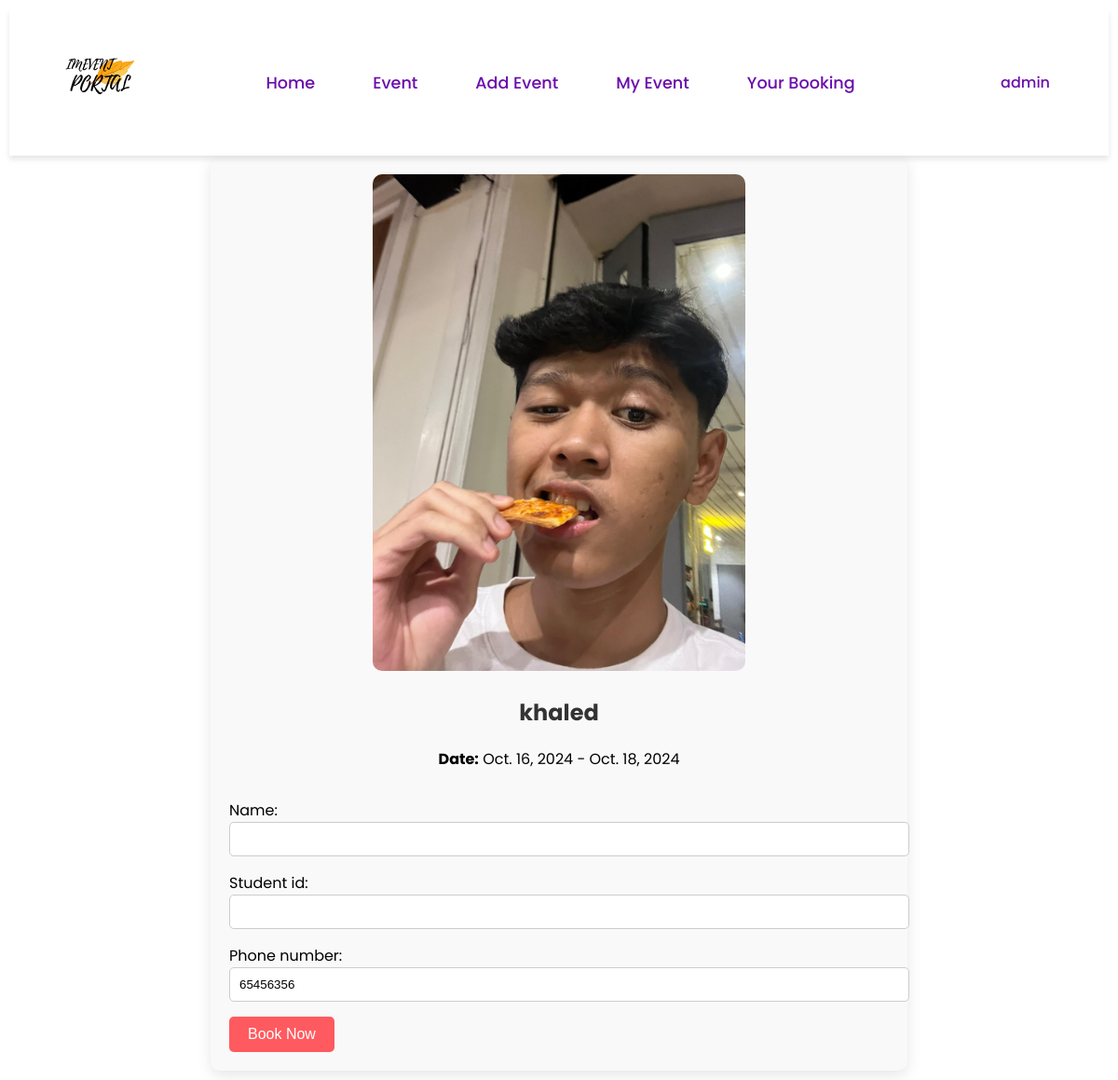
/book/42 (signed in), run on the app's committed database.
### Event/models.py (models this page shows, shortened)
class CustomUser(AbstractUser):
    email = models.EmailField(unique=True)
    user_type = models.CharField(max_length=10, choices=USER_TYPE_CHOICES, default='student')
    phone_number = models.CharField(max_length=15, null=True, blank=True)

class Event(models.Model):
    title = models.CharField(max_length=200)
    image = models.ImageField(upload_to='event_images/')
    description = models.TextField()
    location = models.CharField(max_length=255)
    start_date = models.DateField()
    end_date = models.DateField()
    max_tickets = models.PositiveIntegerField()
    tags = models.ManyToManyField(Tag, related_name='events', blank=True)
    created_by = models.ForeignKey(CustomUser, related_name='created_events', on_delete=models.CASCADE, limit_choices_to={'user_type': 'mpp'})

### Event/views.py (the view, shortened to what this page needs)
# urls.py: path('book/<int:event_id>', views.book, name='book'),
def book(request, event_id):
    event = get_object_or_404(Event, pk=event_id)
    if request.method == 'GET':
        user = CustomUser.objects.get(pk=request.user.id)
        form = BookingForm(initial={'phone_number': user.phone_number})
        context = {'event': event, 'user': user, 'form': form}
    return render(request, 'book.html', context)

### Event/forms.py
class BookingForm(forms.ModelForm):
    class Meta:
        model = Booking
        fields = ['name', 'student_id', 'phone_number']
        widgets = {
            'name': forms.TextInput(attrs={'class': 'form-control'}),
            'student_id': forms.TextInput(attrs={'class': 'form-control'}),
            'phone_number': forms.TextInput(attrs={'class': 'form-control'}),
        }

### Event/templates/book.html (shortened to what this page needs)
{% extends 'base.html' %}
{% load static %}
{% block extra_head %}
    <link rel="stylesheet" href="{% static 'css/book.css' %}">
{% endblock %}
{% block content %}
    <div class="container-book">
        <div class="event-summary">
            <img src="{{ event.image.url }}" alt="{{ event.title }}">
            <h2>{{ event.title }}</h2>
            <p><strong>Date:</strong> {{ event.start_date }} - {{ event.end_date }}</p>
        </div>
        <form method="POST">
            {{ form.as_p }}
            <button type="submit">Book Now</button>
        </form>
    </div>
{% endblock %}

### Event/templates/base.html (shortened to what this page needs)
{% load static %}
<!doctype html>
<html lang="en">
<head>
    <link rel="stylesheet" href="https://cdnjs.cloudflare.com/ajax/libs/font-awesome/6.0.0-beta3/css/all.min.css">
    {% block extra_head %}
    {% endblock %}
</head>
<body>
    <nav class="nav">
        <div class="container">
            <div class="nav-content">
                <div class="logo">
                    <img src="{% static 'image/IMEVENT.svg' %}" alt="Logo">
                </div>
                <div class="nav-links">
                    <a href="{% url 'index' %}" class="{% if request.path == '/' %}active{% endif %}">Home</a>
                    <a href="{% url 'event' %}" class="{% if request.path == '/event/' %}active{% endif %}">Event</a>
                    {% if request.user.user_type == 'Mpp' or request.user.user_type == 'Admin' %}
                        <a href="{% url 'createEvent' %}" class="add-event {% if request.path == '/createEvent/' %}active{% endif %}">Add Event</a>
                        <a href="{% url 'myevent' %}" class="add-event {% if request.path == '/myevent/' %}active{% endif %}">My Event</a>
                    {% endif %}
                    <a href="{% url 'yourbooking' %}" class="{% if request.path == '/yourbooking/' %}active{% endif %}">Your Booking</a>
                </div>
                <div class="nav-actions">
                    {% if request.user.is_authenticated %}
                        <div class="dropdown">
                            <a href="javascript:void(0)">{{ request.user.username }}</a>
                        </div>
                    {% else %}
                        <a href="{% url 'login' %}">Log In</a>
                        <a href="{% url 'register' %}">Register</a>
                    {% endif %}
                </div>
            </div>
        </div>
    </nav>
    {% block content %}
    {% endblock %}
</body>
</html>

### Event/static/css/book.css (style rules this page uses)
.container-book { width: 60%; margin: 0 auto; padding: 20px; background-color: #f9f9f9; box-shadow: 0 5px 15px rgba(0, 0, 0, 0.1); border-radius: 10px; }
.event-summary { text-align: center; margin-bottom: 30px; }
.event-summary img { width: 100%; max-width: 400px; height: auto; border-radius: 10px; object-fit: cover; }
.event-summary h2 { margin-top: 20px; font-size: 24px; color: #333; }
form { margin-top: 30px; }
.form-control { display: block; width: 100%; padding: 10px; margin-bottom: 15px; border: 1px solid #ccc; border-radius: 5px; }
button { padding: 10px 20px; background-color: #ff5a5f; border: none; color: white; border-radius: 5px; font-size: 16px; cursor: pointer; }

### Event/templates/base.html (style rules this page uses)
body { font-family: 'Poppins', sans-serif; margin: 10px; padding: 0; }
.nav { background-color: #ffffff; box-shadow: 0 4px 6px rgba(0, 0, 0, 0.1); position: sticky; top: 0; z-index: 1000; }
.container { margin-left: auto; margin-right: auto; max-width: 80rem; padding-left: 1rem; padding-right: 1rem; display: flex; align-items: center; justify-content: space-between; }
.nav-content { display: flex; align-items: center; width: 100%; justify-content: space-between; }
.logo img { height: 150px; }
.nav-links { display: flex; align-items: center; }
.nav-links a { margin-right: 2rem; text-decoration: none; color: #6a0dad; font-size: 1.1rem; font-weight: 500; padding: 10px 15px; transition: background-color 0.3s, color 0.3s; border-radius: 5px; }
.nav-actions { display: flex; align-items: center; position: relative; }
.nav-actions .dropdown { position: relative; display: inline-block; }
.nav-actions a { margin-right: 2rem; text-decoration: none; color: #6a0dad; font-weight: 500; padding: 10px 15px; transition: background-color 0.3s; border-radius: 5px; }

### data on the page
CustomUser: user.username "admin", phone_number "65456356"
Event: image (picture), title "khaled", start_date "Oct. 16, 2024", end_date "Oct. 18, 2024"
